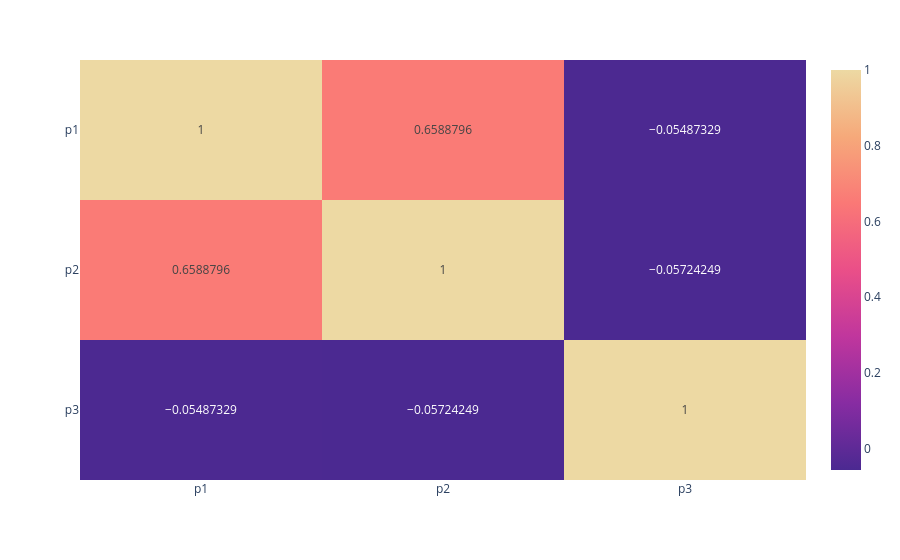

The cell this chart's notebook holds for it:
### Code cell
fig_corr

### Figure 1 — Plotly figure (JSON) as saved in the notebook; plotly's stock layout.template omitted (floating-point values rounded to 4 significant figures)
{"data": [{"coloraxis": "coloraxis", "hovertemplate": "x: %{x}<br>y: %{y}<br>color: %{z}<extra></extra>", "name": "0", "texttemplate": "%{z}", "type": "heatmap", "x": ["p1", "p2", "p3"], "xaxis": "x", "y": ["p1", "p2", "p3"], "yaxis": "y", "z": [[1.0, 0.6589, -0.05487], [0.6589, 1.0, -0.05724], [-0.05487, -0.05724, 1.0]]}], "layout": {"coloraxis": {"colorscale": [[0, "rgb(75, 41, 145)"], [0.1667, "rgb(135, 44, 162)"], [0.3333, "rgb(192, 54, 157)"], [0.5, "rgb(234, 79, 136)"], [0.6667, "rgb(250, 120, 118)"], [0.8333, "rgb(246, 169, 122)"], [1, "rgb(237, 217, 163)"]]}, "margin": {"t": 60}, "xaxis": {"anchor": "y", "domain": [0, 1]}, "yaxis": {"anchor": "x", "autorange": "reversed", "domain": [0, 1]}}}
